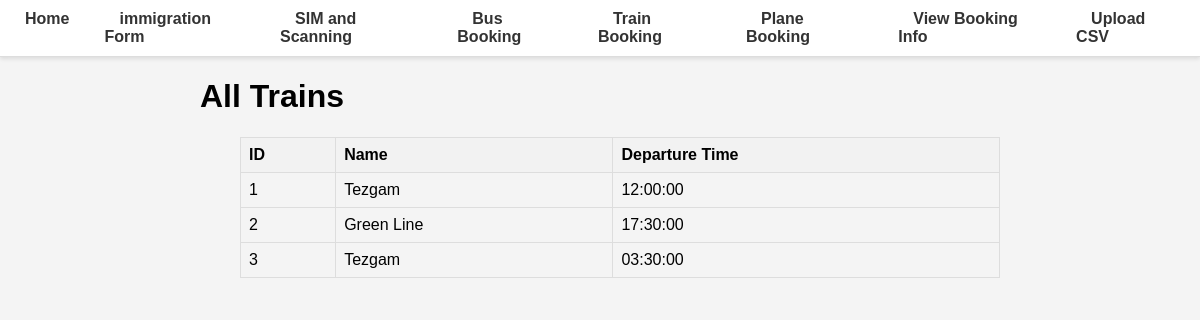
Page /view-trains/ on the earlier database version.
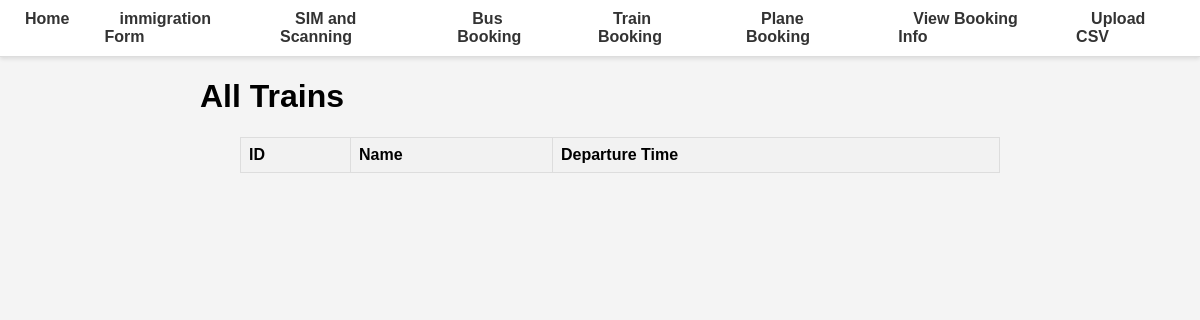
Same page on the later database version.
### database.py (models this page shows)
class Train(Base):
    __tablename__ = "train"
    id = Column(Integer, primary_key=True, index=True, autoincrement=True)
    train_name = Column(String, nullable=False)
    departure_time = Column(Time, nullable=False)

### main.py (the view)
@app.get("/view-trains/")
def view_trains(request: Request, db: Session = Depends(get_db)):
    trains = db.query(Train).all()
    return templates.TemplateResponse("view_trains.html", {"request": request, "trains": trains})

### templates/view_trains.html
{% extends "base.html" %}
{% block content %}
<h1>All Trains</h1>
<ul>
    <table>
        <tr>
            <th>ID</th>
            <th>Name</th>
            <th>Departure Time</th>
        </tr>
    {% for train in trains %}
        <tr>
            <td>{{ train.id }} </td>
            <td>{{ train.train_name }}</td>
            <td>{{ train.departure_time }}</td>
        </tr>
    {% endfor %}
</ul>
{% endblock %}

### templates/base.html (shortened to what this page needs)
<!DOCTYPE html>
<html lang="en">
<head>
    <link rel="stylesheet" href="/static/styles.css">
</head>
<body>
    <nav>
        <ul>
            <li><a href="/">Home</a></li>
            <li class="dropdown">
                <a href="/master-form">immigration Form</a>
            </li>
            <li class="dropdown">
                <a href="/mark-as-arrived-form/">SIM and Scanning</a>
            </li>
            <li class="dropdown">
                <a href="/bus-booking/">Bus Booking</a>
            </li>
            <li class="dropdown">
                <a href="/train-booking-form/">Train Booking</a>
            </li>
            <li class="dropdown">
                <a href="/bus-booking/">Plane Booking</a>
            </li>
            <li class="dropdown">
                <a href="/view-booking-info/">View Booking Info</a>
            </li>
            <li class="dropdown">
                <a href="/upload-csv/">Upload CSV</a>
            </li>
        </ul>
    </nav>
    <div class="container">
        {% block content %}{% endblock %}
    </div>
</body>
</html>

### static/styles.css (style rules this page uses)
body { font-family: Arial, sans-serif; margin: 0; padding: 0; background-color: #f4f4f4; }
nav { background-color: #fff; border-bottom: 1px solid #ddd; padding: 10px; display: flex; justify-content: center; box-shadow: 0 2px 4px rgba(0, 0, 0, 0.1); }
nav ul { list-style: none; margin: 0; padding: 0; display: flex; gap: 20px; }
nav ul li { display: inline; }
nav a { color: #333; text-decoration: none; font-weight: bold; padding: 10px 15px; border-radius: 3px; transition: background-color 0.3s, color 0.3s; }
.container { max-width: 800px; margin: 0 auto; }
table { width: 100%; border-collapse: collapse; margin-bottom: 20px; }
table, th, td { border: 1px solid #ddd; }
th, td { padding: 8px; text-align: left; }
th { background-color: #f2f2f2; }
.dropdown { display: inline-block; }

### templates/base.html (style rules this page uses)
.dropdown { position: relative; display: inline-block; }

Differences in the rows shown:
removed Train: id "1", train_name "Tezgam", departure_time "12:00:00"
removed Train: id "2", train_name "Green Line", departure_time "17:30:00"
removed Train: id "3", train_name "Tezgam", departure_time "03:30:00"
